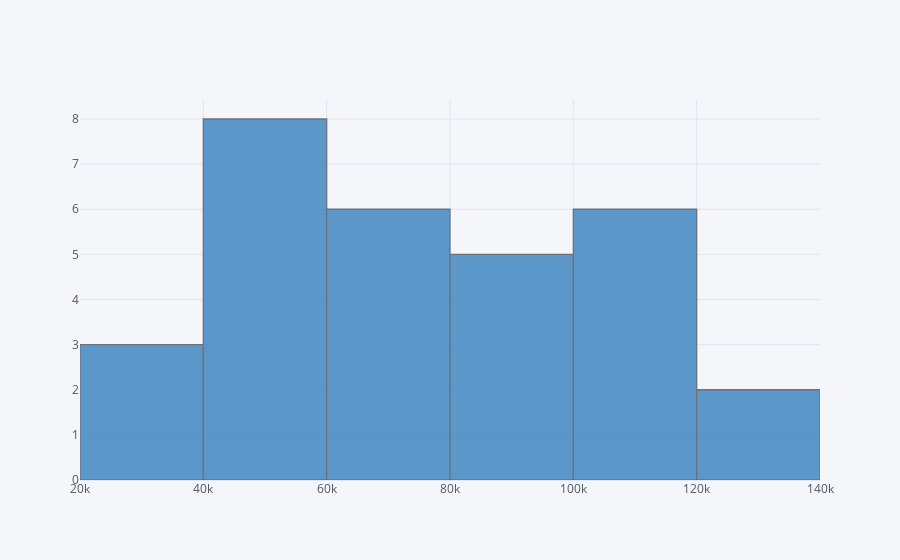

Notebook code for this chart:
### Code cell
df['Salary'].iplot(kind='hist', color='blue')

### Figure 1 — Plotly figure (JSON) as saved in the notebook; plotly's stock layout.template omitted (floating-point values rounded to 4 significant figures)
{"data": [{"histfunc": "count", "histnorm": "", "marker": {"color": "rgba(55, 128, 191, 1.0)", "line": {"color": "#4D5663", "width": 1.3}}, "name": "Salary", "opacity": 0.8, "orientation": "v", "type": "histogram", "x": [39343, 46205, 37731, 43525, 39891, 56642, 60150, 54445, 64445, 57189, 63218, 55794, 56957, 57081, 61111, 67938, 66029, 83088, 81363, 93940, 91738, 98273, 101302, 113812, 109431, 105582, 116969, 112635, 122391, 121872]}], "layout": {"barmode": "overlay", "legend": {"bgcolor": "#F5F6F9", "font": {"color": "#4D5663"}}, "paper_bgcolor": "#F5F6F9", "plot_bgcolor": "#F5F6F9", "title": {"font": {"color": "#4D5663"}}, "xaxis": {"gridcolor": "#E1E5ED", "showgrid": true, "tickfont": {"color": "#4D5663"}, "title": {"font": {"color": "#4D5663"}, "text": ""}, "zerolinecolor": "#E1E5ED"}, "yaxis": {"gridcolor": "#E1E5ED", "showgrid": true, "tickfont": {"color": "#4D5663"}, "title": {"font": {"color": "#4D5663"}, "text": ""}, "zerolinecolor": "#E1E5ED"}}}
